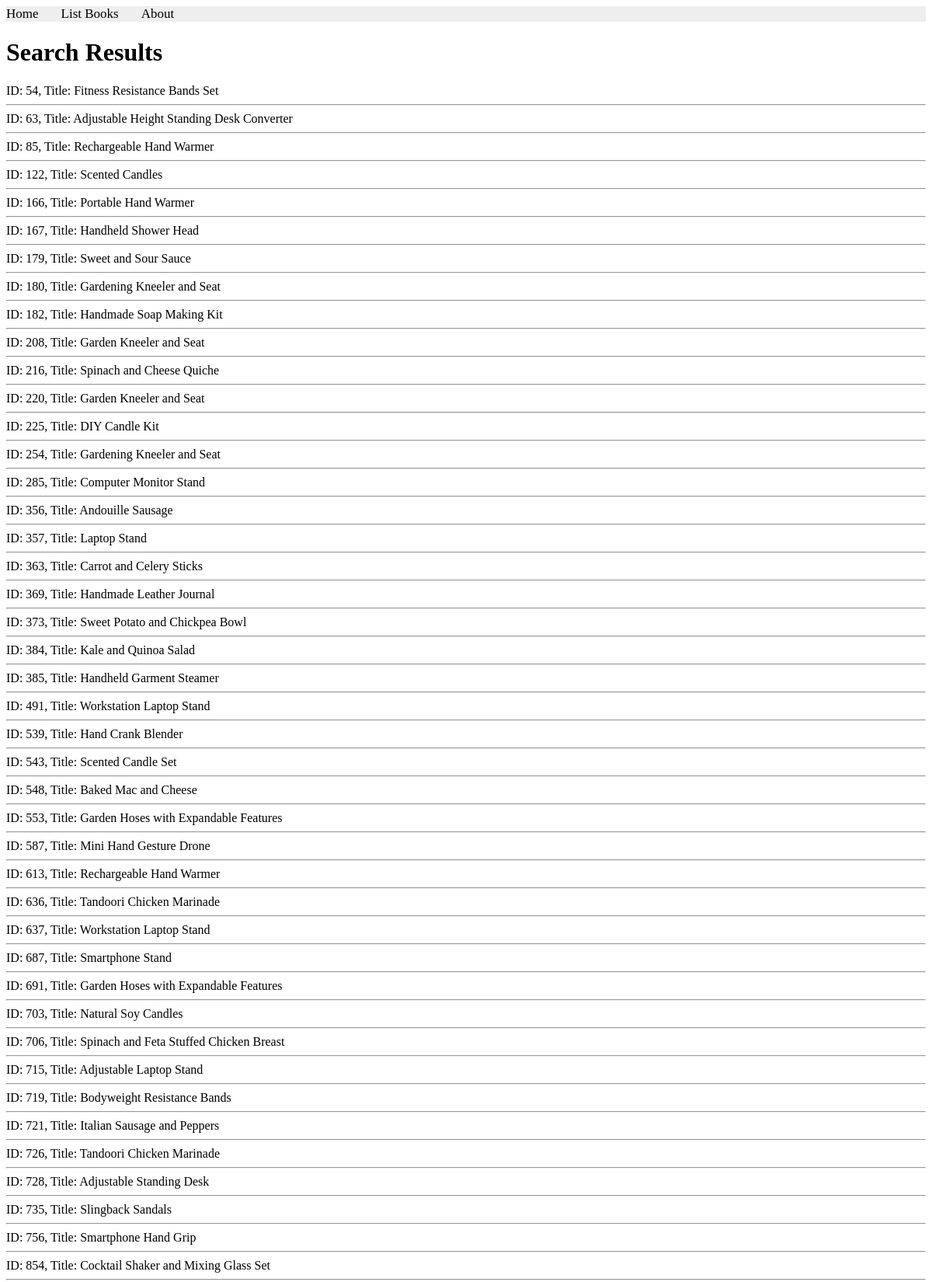
/books/simple/query/ (upper part), run on the app's committed database.
### apps/bookmodule/models.py (models this page shows, shortened)
class Book(models.Model):
    title = models.CharField(max_length=100)
    price = models.FloatField(default=0.0)
    quantity = models.IntegerField(default=1)
    pubdate = models.DateTimeField(default=timezone.now)
    rating = models.SmallIntegerField(default=1)
    publisher = models.ForeignKey(
        Publisher,
        null=True,
        blank=True,
        on_delete=models.SET_NULL,
        related_name="books",
    )
    authors = models.ManyToManyField(Author, blank=True, related_name="books")

### apps/bookmodule/views.py (the view)
# urls.py: path('simple/query/', views.simple_query, name="books.simple_query"),
def simple_query(request):
    mybooks = Book.objects.filter(title__icontains="and")
    return render(request, "bookmodule/bookList.html", {"books": mybooks})

### apps/templates/bookmodule/bookList.html (shortened to what this page needs)
{% extends "layouts/base.html" %}
{% load static %}
{% block content %}
<div class="bookListContainer">
    <h1>Search Results</h1>
    {% if books %}
    {% for obj in books %}
    ID: {{ obj.id }}, Title: {{ obj.title }}
    <hr>
    {% endfor %}
    {% else %}
    <p>No books found matching your search criteria.</p>
    {% endif %}
</div>
{% endblock content %}

### data on the page
Book: id "54", title "Fitness Resistance Bands Set"
Book: id "63", title "Adjustable Height Standing Desk Converter"
Book: id "85", title "Rechargeable Hand Warmer"
Book: id "122", title "Scented Candles"
Book: id "166", title "Portable Hand Warmer"
Book: id "167", title "Handheld Shower Head"
Book: id "179", title "Sweet and Sour Sauce"
Book: id "180", title "Gardening Kneeler and Seat"
Book: id "182", title "Handmade Soap Making Kit"
Book: id "208", title "Garden Kneeler and Seat"
Book: id "216", title "Spinach and Cheese Quiche"
Book: id "220", title "Garden Kneeler and Seat"
Book: id "225", title "DIY Candle Kit"
Book: id "254", title "Gardening Kneeler and Seat"
Book: id "285", title "Computer Monitor Stand"
Book: id "356", title "Andouille Sausage"
Book: id "357", title "Laptop Stand"
Book: id "363", title "Carrot and Celery Sticks"
Book: id "369", title "Handmade Leather Journal"
Book: id "373", title "Sweet Potato and Chickpea Bowl"
Book: id "384", title "Kale and Quinoa Salad"
Book: id "385", title "Handheld Garment Steamer"
Book: id "491", title "Workstation Laptop Stand"
Book: id "539", title "Hand Crank Blender"
Book: id "543", title "Scented Candle Set"
Book: id "548", title "Baked Mac and Cheese"
Book: id "553", title "Garden Hoses with Expandable Features"
Book: id "587", title "Mini Hand Gesture Drone"
Book: id "613", title "Rechargeable Hand Warmer"
Book: id "636", title "Tandoori Chicken Marinade"
Book: id "637", title "Workstation Laptop Stand"
Book: id "687", title "Smartphone Stand"
Book: id "691", title "Garden Hoses with Expandable Features"
Book: id "703", title "Natural Soy Candles"
Book: id "706", title "Spinach and Feta Stuffed Chicken Breast"
Book: id "715", title "Adjustable Laptop Stand"
Book: id "719", title "Bodyweight Resistance Bands"
Book: id "721", title "Italian Sausage and Peppers"
Book: id "726", title "Tandoori Chicken Marinade"
Book: id "728", title "Adjustable Standing Desk"
Book: id "735", title "Slingback Sandals"
Book: id "756", title "Smartphone Hand Grip"
Book: id "854", title "Cocktail Shaker and Mixing Glass Set"
